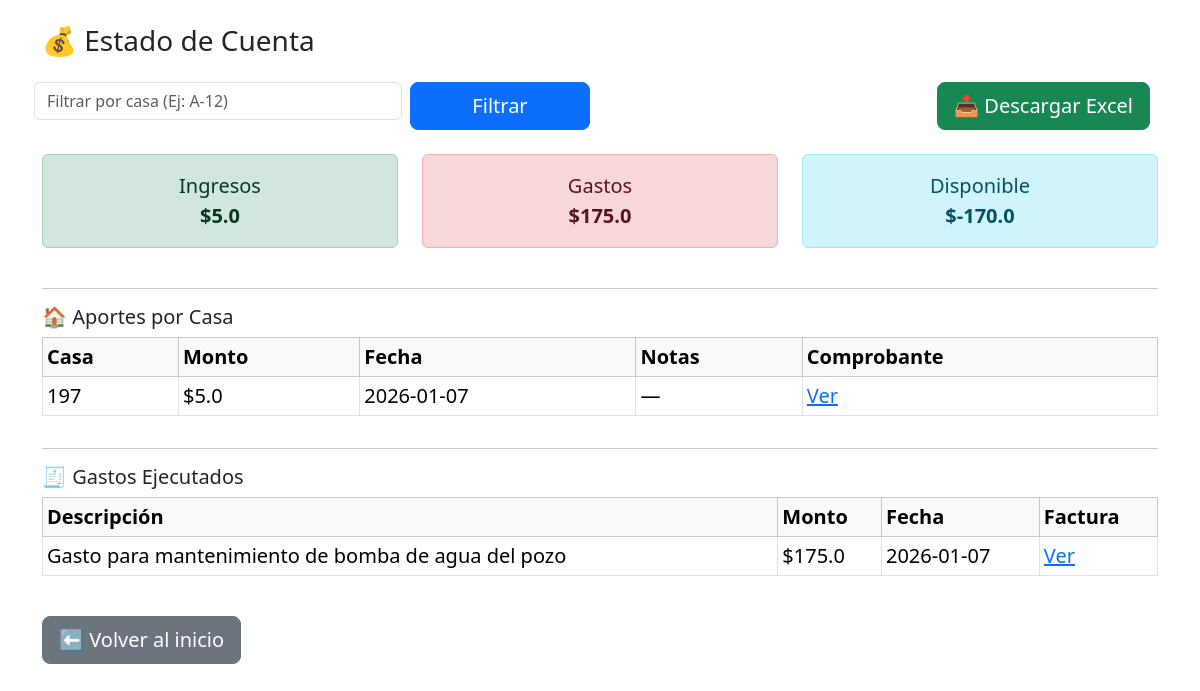
Screenshot of /estado-cuenta with the database file from the repository.
### tables this page shows
CREATE TABLE pagos (
        id INTEGER PRIMARY KEY AUTOINCREMENT,
        casa TEXT,
        monto REAL,
        fecha TEXT,
        comprobante TEXT
    );

CREATE TABLE gastos (
        id INTEGER PRIMARY KEY AUTOINCREMENT,
        descripcion TEXT,
        monto REAL,
        fecha TEXT,
        factura TEXT
    );

### app - debug.py (the view)
@app.route('/estado-cuenta')
def estado_cuenta():
    db = get_db()
    pagos = db.execute('SELECT * FROM pagos ORDER BY fecha DESC').fetchall()
    gastos = db.execute('SELECT * FROM gastos ORDER BY fecha DESC').fetchall()
    total_ingresos = db.execute('SELECT SUM(monto) FROM pagos').fetchone()[0] or 0
    total_gastos = db.execute('SELECT SUM(monto) FROM gastos').fetchone()[0] or 0
    disponible = total_ingresos - total_gastos
    return render_template(
        'estado_cuenta.html',
        pagos=pagos,
        gastos=gastos,
        ingresos=total_ingresos,
        gastos_total=total_gastos,
        disponible=disponible
    )

### app - debug.py (called while the page is built)
def get_db():
    conn = sqlite3.connect(DB)
    conn.row_factory = sqlite3.Row
    return conn

### templates/estado_cuenta.html (shortened to what this page needs)
<!DOCTYPE html>
<html lang="es">
<head>
    <link href="https://cdn.jsdelivr.net/npm/bootstrap@5.3.2/dist/css/bootstrap.min.css" rel="stylesheet">
</head>
<body class="fs-5 container mt-4">
<h3>💰 Estado de Cuenta</h3>
<div class="row align-items-end mb-4">
    <form method="get" class="col-md-8 row g-2">
        <div class="col-md-6">
            <input
                type="text"
                name="casa"
                class="form-control"
                placeholder="Filtrar por casa (Ej: A-12)"
                value="{{ casa or '' }}"
            >
        </div>
        <div class="col-md-3">
            <button class="btn btn-lg btn-primary w-100">
                Filtrar
            </button>
        </div>
    </form>
    <div class="col-md-4 text-end">
        <a
          href="/estado-cuenta/excel{% if casa %}?casa={{ casa }}{% endif %}"
          class="btn btn-lg btn-success"
        >
            📥 Descargar Excel
        </a>
    </div>
</div>
<div class="row text-center mb-4">
    <div class="col-md-4">
        <div class="alert alert-success">
            Ingresos<br>
            <strong>${{ ingresos }}</strong>
        </div>
    </div>
    <div class="col-md-4">
        <div class="alert alert-danger">
            Gastos<br>
            <strong>${{ gastos_total }}</strong>
        </div>
    </div>
    <div class="col-md-4">
        <div class="alert alert-info">
            Disponible<br>
            <strong>${{ disponible }}</strong>
        </div>
    </div>
</div>
<hr>
<h5>🏠 Aportes por Casa</h5>
<div class="table-responsive">
<table class="table table-bordered table-sm">
    <thead class="table-light">
        <tr>
            <th>Casa</th>
            <th>Monto</th>
            <th>Fecha</th>
            <th>Notas</th>
            <th>Comprobante</th>
        </tr>
    </thead>
    <tbody>
        {% for p in pagos %}
        <tr>
            <td>{{ p['casa'] }}</td>
            <td>${{ p['monto'] }}</td>
            <td>{{ p['fecha'] }}</td>
            <td class="text-wrap">
                {% if p['notas'] %}
                    {{ p['notas'] }}
                {% else %}
                    —
                {% endif %}
            </td>
            <td>
                {% if p['comprobante'] %}
                    <a href="{{ p['comprobante'] }}" target="_blank">Ver</a>
                {% else %}
                    —
                {% endif %}
            </td>
        </tr>
        {% else %}
        <tr>
            <td colspan="5" class="text-center text-muted">
                No hay pagos registrados
            </td>
        </tr>
        {% endfor %}
    </tbody>
</table>
</div>
<hr>
<h5>🧾 Gastos Ejecutados</h5>
<div class="table-responsive">
<table class="table table-bordered table-sm">
    <thead class="table-light">
        <tr>
            <th>Descripción</th>
            <th>Monto</th>
            <th>Fecha</th>
            <th>Factura</th>
        </tr>
    </thead>
    <tbody>
        {% for g in gastos %}
        <tr>
            <td>{{ g['descripcion'] }}</td>
            <td>${{ g['monto'] }}</td>
            <td>{{ g['fecha'] }}</td>
            <td>
                {% if g['factura'] %}
                    <a href="{{ g['factura'] }}" target="_blank">Ver</a>
                {% else %}
                    —
                {% endif %}
            </td>
        </tr>
        {% else %}
        <tr>
            <td colspan="4" class="text-center text-muted">
                No hay gastos registrados
            </td>
        </tr>
        {% endfor %}
    </tbody>
</table>
</div>
<div class="mt-4">
    <a href="/" class="btn btn-lg btn-secondary">
        ⬅ Volver al inicio
    </a>
</div>
</body>
</html>

### rows the page displays
pagos: casa "197", monto "5.0", fecha "2026-01-07"
gastos: descripcion "Gasto para mantenimiento de bomba de agua del pozo", monto "175.0", fecha "2026-01-07"

### other values shown
{{ ingresos }} "5.0"
{{ gastos_total }} "175.0"
{{ disponible }} "-170.0"
